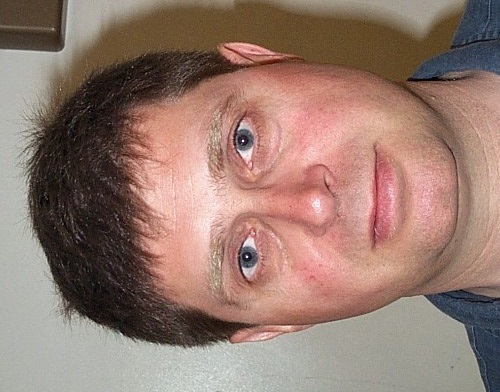
%> input picture img/db1_01.jpg, 500 x 392 px
$ octave --eval "result = normalizeImage(imread('../img/db1_01.jpg'));"   (GNU Octave 9; MATLAB toolbox functions it lacks are replaced by stand-ins)
%> lines starting %> are read from the running program, lines starting %| are printed output that depends on the picture
%%%%%%%%%%%%%%%%%%%%%%%%%%
% input: Image to be normalized.
%
% output: Normalized image.
%%%%%%%%%%%%%%%%%%%%%%%%%%

function output = normalizeImage(input)
    faceYCbCr = rgb2ycbcr(input);
%> faceYCbCr: size 392x500x3 uint8; mean of channels 1, 2, 3 127.3, 119.3, 140.8

    faceY = double(faceYCbCr(:,:,1));
    faceCB = double(faceYCbCr(:,:,2));
    faceCR = double(faceYCbCr(:,:,3));

    sqFaceCB = faceCB.^2;
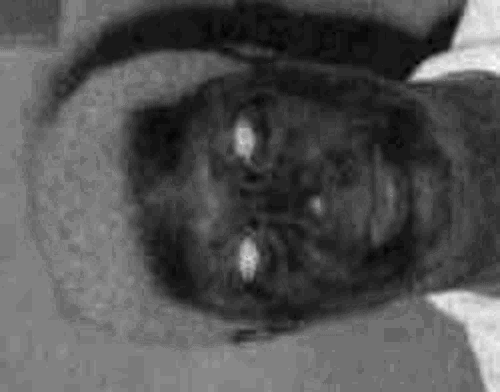
%> sqFaceCB: size 392x500 double; min 11449, max 20164, mean 14267.9; drawn with min black and max white
    sqFaceCR = faceCR.^2;
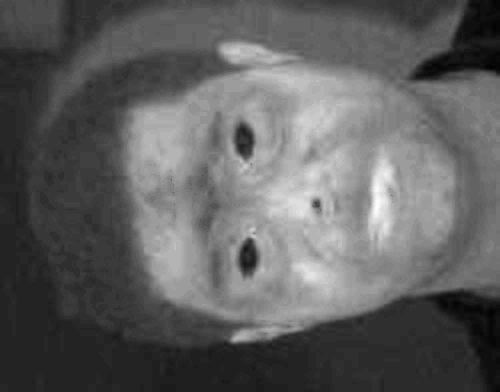
%> sqFaceCR: size 392x500 double; min 13924, max 29929, mean 19966.5; drawn with min black and max white
    cHat = 255 - faceCR;
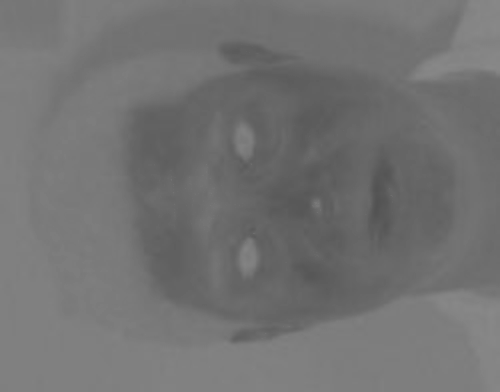
%> cHat: size 392x500 double; min 82, max 137, mean 114.2
    sqCHat = cHat.^2;
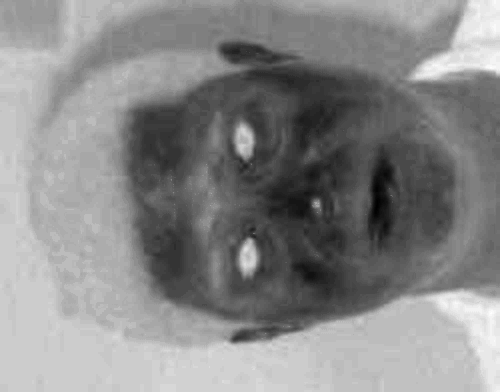
%> sqCHat: size 392x500 double; min 6724, max 18769, mean 13166.8; drawn with min black and max white
    divFace = faceCB./faceCR;

    % Normalized to [0,1]
    normFaceCB = (sqFaceCB)/(max(sqFaceCB(:)));
    normFaceCR = (sqFaceCR)/(max(sqFaceCR(:)));
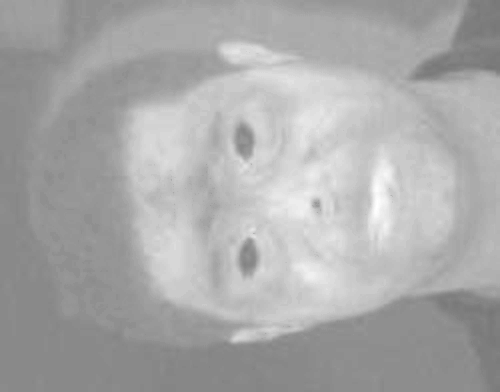
%> normFaceCR: size 392x500 double; min 0.465, max 1, mean 0.667

    normSqCHat = (sqCHat)/(max(sqCHat(:)));
    normDivFace = (divFace)/(max(divFace(:)));

    eyeMapC = 1/3*(normFaceCB + normSqCHat + normDivFace);
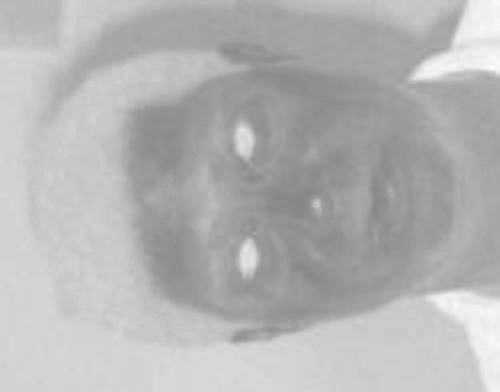
%> eyeMapC: size 392x500 double; min 0.527, max 0.995, mean 0.708
    eyeMapCEnhanc = imadjust(eyeMapC);
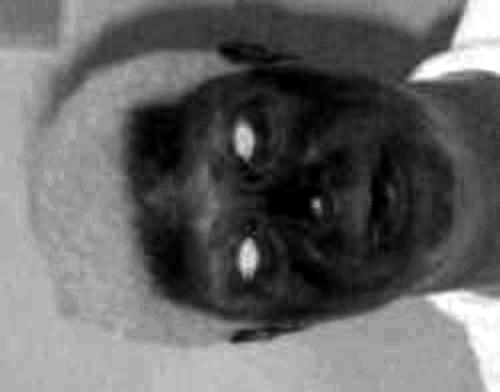
%> eyeMapCEnhanc: size 392x500 double; min 0, max 1, mean 0.398
    figure
    imshow(eyeMapCEnhanc);


%     diff = abs(normFaceCB - normDivFace);
%     mouthMap = and(diff, normFaceCR);
    output = eyeMapCEnhanc;

end

$ run again, on img/rotated2.jpg
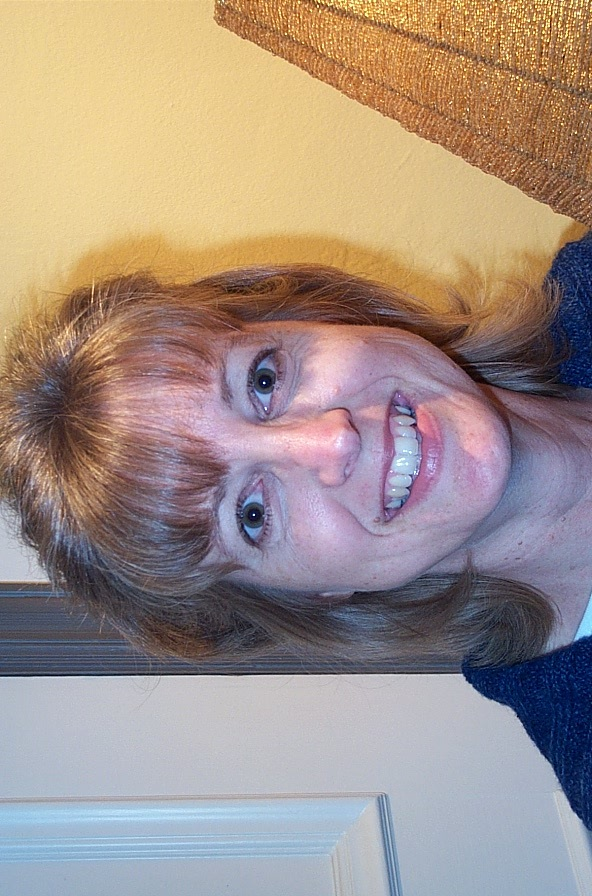
%> input picture img/rotated2.jpg, 592 x 896 px
%> faceYCbCr: size 896x592x3 uint8; mean of channels 1, 2, 3 143.7, 121.2, 136.2
%> in normalizeImage, `normDivFace = (divFace)/(max(divFace(:)));`:
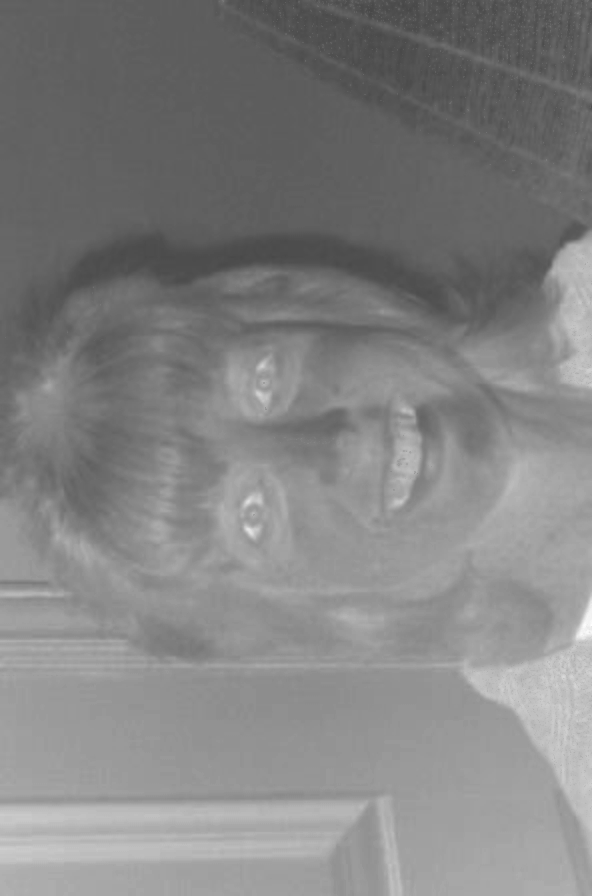
%> normDivFace: size 896x592 double; min 0.281, max 1, mean 0.514
%> in normalizeImage, `eyeMapCEnhanc = imadjust(eyeMapC);`:
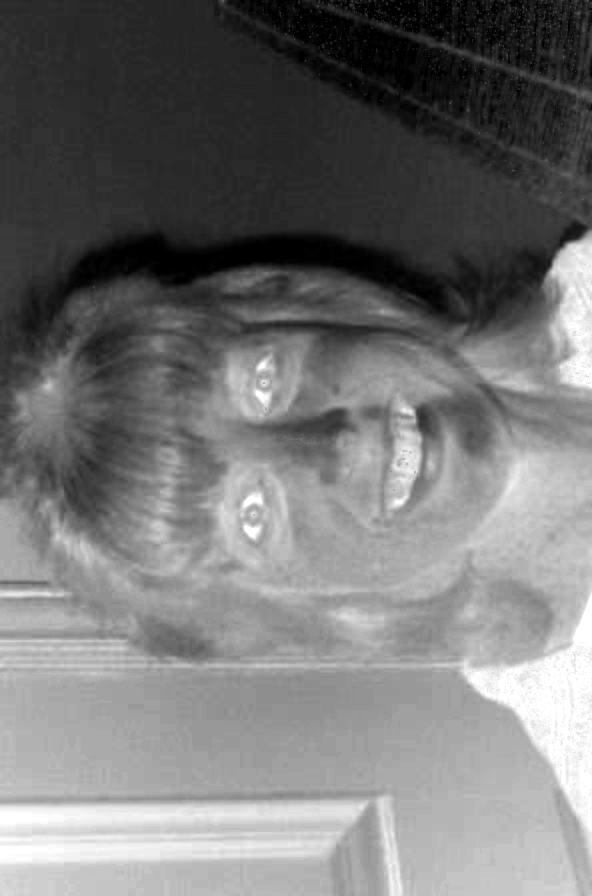
%> eyeMapCEnhanc: size 896x592 double; min 0, max 1, mean 0.463

$ run again, on img/rotated3.jpg
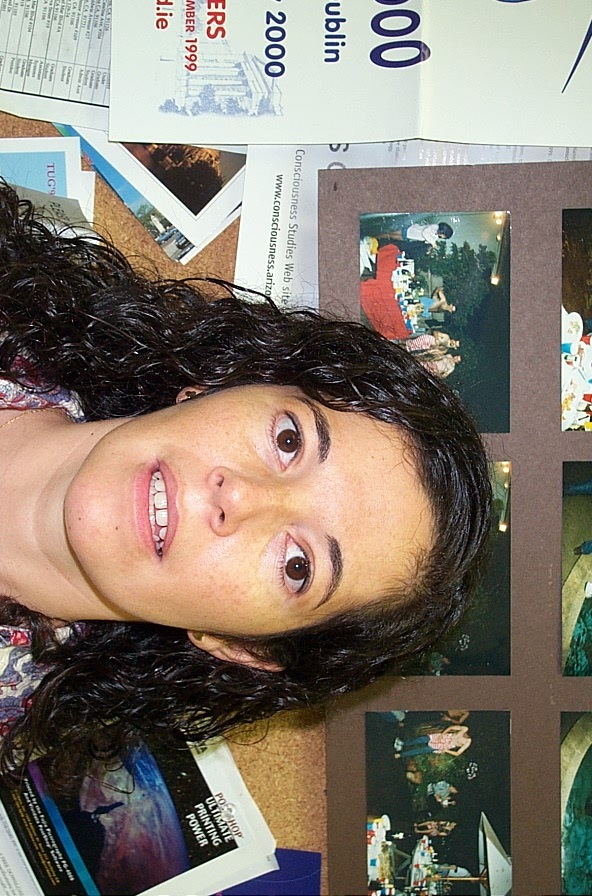
%> input picture img/rotated3.jpg, 592 x 896 px
%> faceYCbCr: size 896x592x3 uint8; mean of channels 1, 2, 3 122.4, 121.8, 133
%> in normalizeImage, `eyeMapC = 1/3*(normFaceCB + normSqCHat + normDivFace);`:
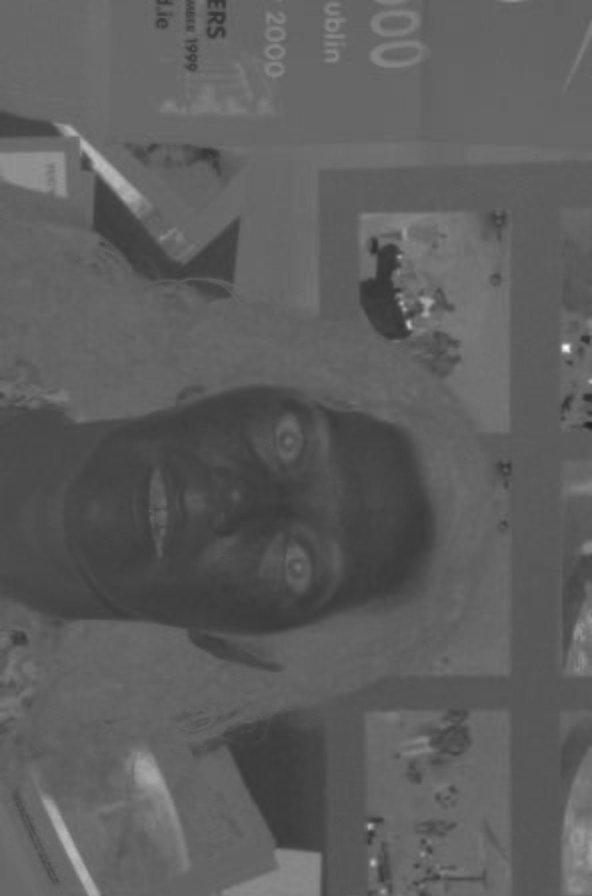
%> eyeMapC: size 896x592 double; min 0.13, max 1, mean 0.371
%> in normalizeImage, `eyeMapCEnhanc = imadjust(eyeMapC);`:
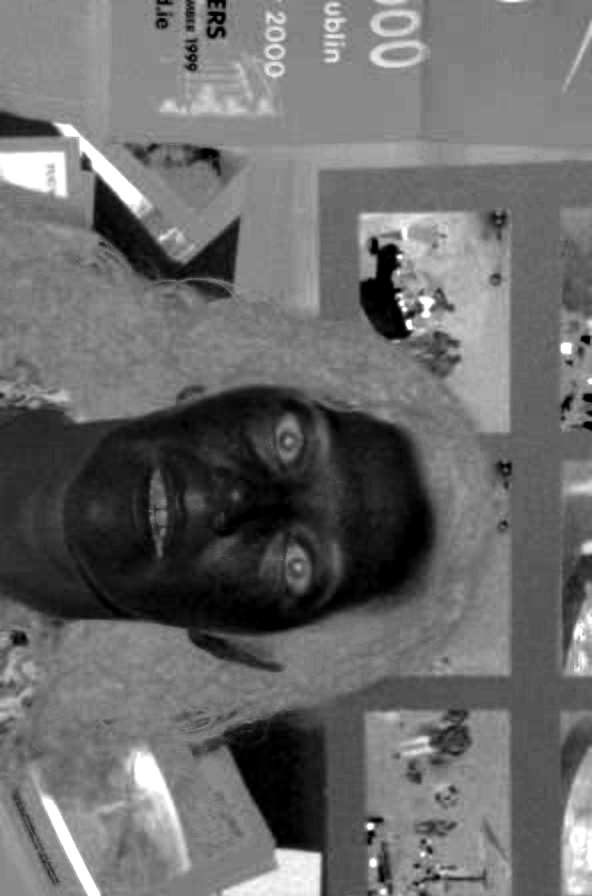
%> eyeMapCEnhanc: size 896x592 double; min 0, max 1, mean 0.422

$ run again, on img/test.jpg
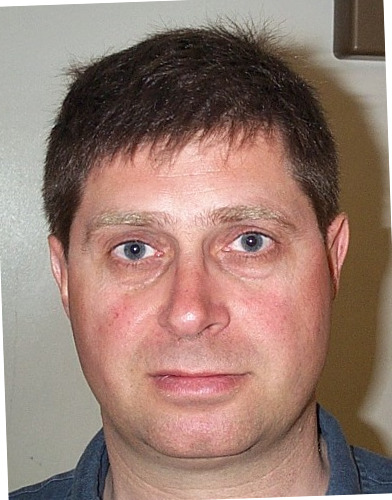
%> input picture img/test.jpg, 392 x 500 px
%> faceYCbCr: size 500x392x3 uint8; mean of channels 1, 2, 3 129, 119.3, 140.8
%> in normalizeImage, `eyeMapCEnhanc = imadjust(eyeMapC);`:
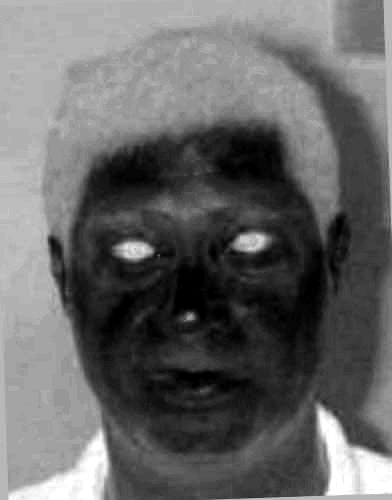
%> eyeMapCEnhanc: size 500x392 double; min 0, max 1, mean 0.4
